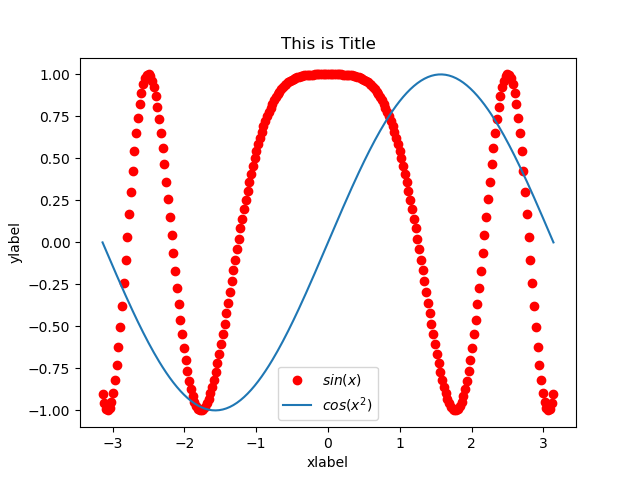

This chart was generated by the following Python code:
import numpy as np
from matplotlib.pyplot import *

X = np.linspace(-np.pi, np.pi, 256, endpoint = True)
C, S = np.cos(X*X), np.sin(X)
plot(X, C, "ro", label = "$sin(x)$")
plot(X, S, label = "$cos(x^2)$")
xlabel("xlabel")
ylabel('ylabel')
legend()    # 描述每条曲线的标签
title("This is Title")
show()
